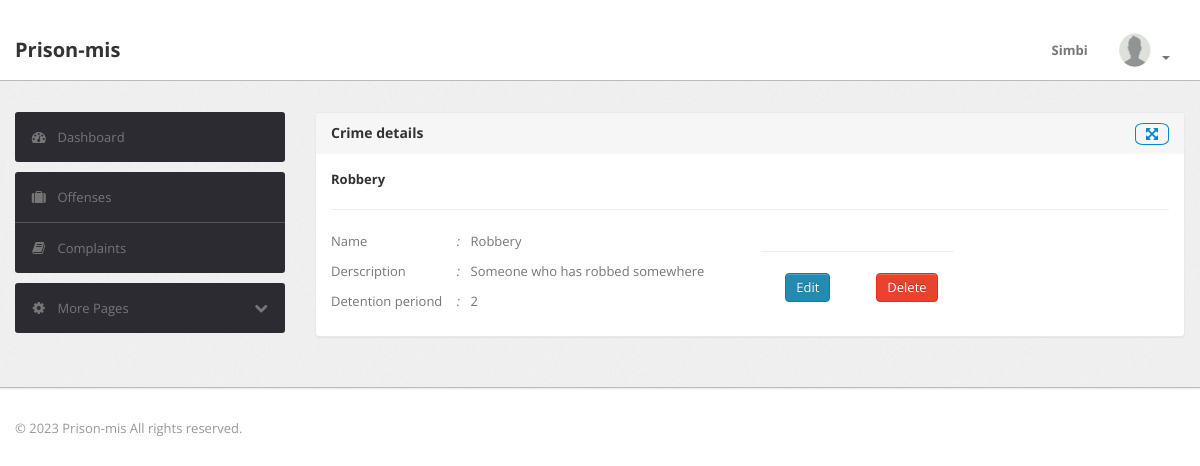
The app's page /prisoners/crimes/2/ (signed in), older data.
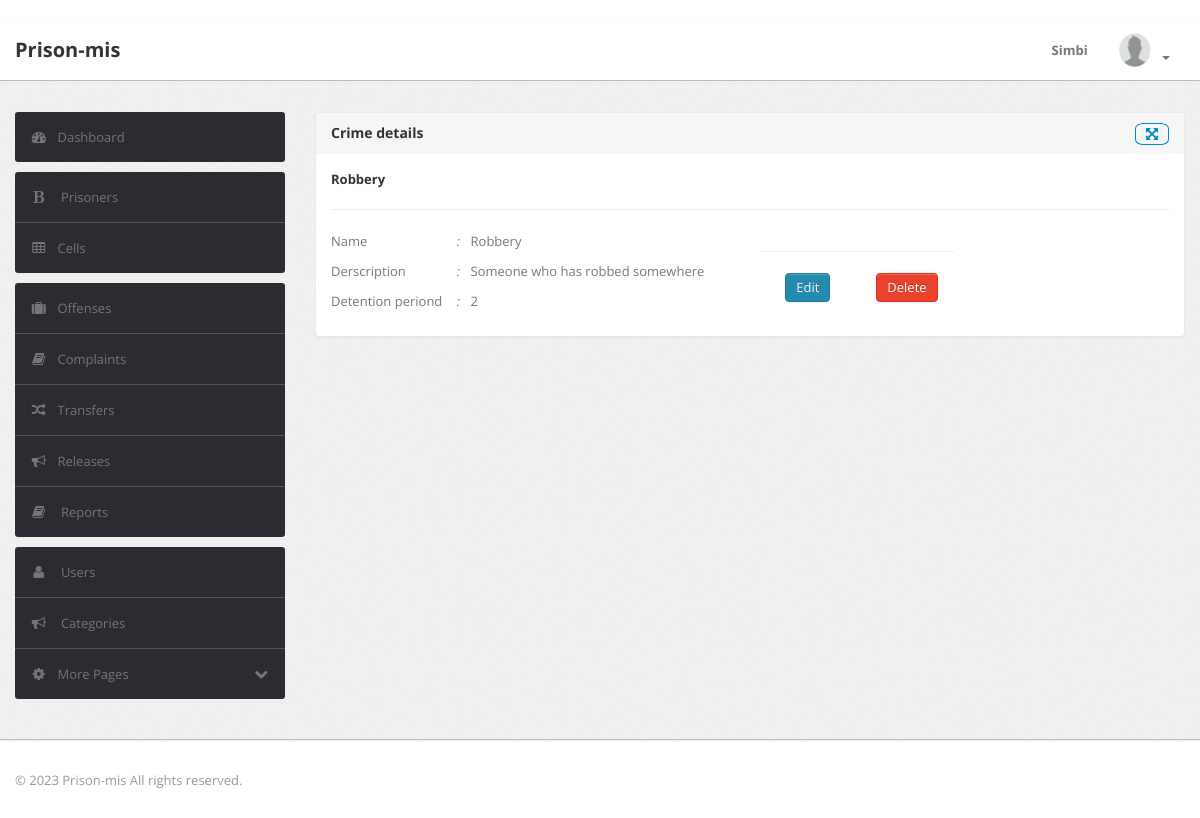
The same page, newer data.
### prisoners_app/views.py (the view, shortened to what this page needs)
# urls.py: path('crimes/<int:pk>/',crime_details_view,name='crime_details'),
@login_required
def crime_details_view(request, pk):
    crime = get_object_or_404(Crime,id=pk)
    context = {'crime':crime}
    return render(request,'crime_details.html',context)

### prisoners_app/models.py (called while the page is built)
    def __str__(self):
        return self.name

### prisoners_app/templates/crime_details.html (shortened to what this page needs)
{% extends 'base1.html' %}
{% load crispy_forms_tags %}
{% load static %}
{% block content %}
<div class="module">
    <div class="module-head">
      <h3>
          <span>Crime details</span>
          <a href="../" class="icon-fullscreen pull-right bordero" style="padding:0 10px;border-radius: 25%;"></a>
      </h3>
    </div>
    <div class="module-body">
      <h5>{{crime}}</h5><hr>
      <div class="btn-row row-fluid">
        <div class="span6">
          <div class="btn-row row-fluid">
            <div class="span4">
              <p>Name <i class="pull-right"><i class="pull-right">:</i></i></p>
              <p>Derscription <i class="pull-right">:</i></p>
              <p>Detention periond <i class="pull-right">:</i></p>
            </div>
            <div class="span8">
              <p>{{crime.name}}</p>
              <p>{{crime.description}}</p>
              <p>{{crime.detention_period}}</p>
            </div>
            </div>
        </div>
        <div class="span3">
          <div style="text-align: center;">
            <hr>
            <div class="btn-row">
              <div class="span6">
                <a class="btn btn-primary" href="{% url 'crime_update' crime.id %}">Edit</a>
              </div>
              <div class="span6">
                <a class="btn btn-danger modal_delete" data-toggle="modal" data-target="#deletemodal" data-url="{% url 'crime_delete' crime.id %}" >Delete</a>
              </div>
            </div>
          </div>
        </div>
      </div>
    </div>
  </div>
  {% endblock %}

### templates/base1.html (shortened to what the changed rows need)
{% load crispy_forms_tags %}
{% load static %}
<!DOCTYPE html>
<html lang="en">
    <head>
        <link type="text/css" href="{% static 'bootstrap/css/bootstrap.min.css' %}" rel="stylesheet">
        <link type="text/css" href="{% static 'bootstrap/css/bootstrap-responsive.min.css' %}" rel="stylesheet">
        <link type="text/css" href="{% static 'css/theme.css' %}" rel="stylesheet">
        <link type="text/css" href="{% static 'css/columns.css' %}" rel="stylesheet">
        <link type="text/css" href="{% static 'css/forms.css' %}" rel="stylesheet">
        <link type="text/css" href="{% static 'images/icons/css/font-awesome.css' %}" rel="stylesheet">
    </head>
    <body>
        <div class="wrapper">
            <div class="container">
                <div class="row">
                    <div class="span3">
                        <div class="sidebar">
                            {% if user.category.name == 'Prison_Manager' %}
                            <ul class="widget widget-menu unstyled">
                                <li><a href="{% url 'prisoners' %}"><i class="menu-icon icon-bold"></i> Prisoners </a></li>
                                <li><a href="{% url 'cells' %}"><i class="menu-icon icon-table"></i>Cells </a></li>
                            </ul>
                            {% endif %}
                            <ul class="widget widget-menu unstyled">
                                {% if user.category.name == 'Prison_Manager' %}
                                <li><a href="{% url 'transfers' %}"><i class="menu-icon icon-random"></i>Transfers </a></li>
                                <li><a href="{% url 'releases' %}"><i class="menu-icon icon-bullhorn"></i>Releases <b class="label green pull-right"></b></a></li>
                                <li><a href="{% url 'reports' %}"><i class="menu-icon icon-book"></i> Reports </a></li>
                                {% endif %}
                            </ul>
                            <ul class="widget widget-menu unstyled">
                                {% if user.category.name == 'Prison_Manager' %}
                                <li><a href="{% url 'users' %}"><i class="menu-icon icon-user"></i> Users </a></li>
                                <li><a href="{% url 'categorys' %}"><i class="menu-icon icon-bullhorn"></i> Categories </a></li>
                                {% endif %}
                            </ul>
                        </div>
                    </div>
                </div>
            </div>
        </div>
    </body>
</html>

Row changes from the older to the newer data that the page shows:
changed User "Simbi": category_id 2 → 26 (drawn)
Text that changed along with them:
text now shown: "Prisoners Cells Transfers Releases Reports Users Categories"
